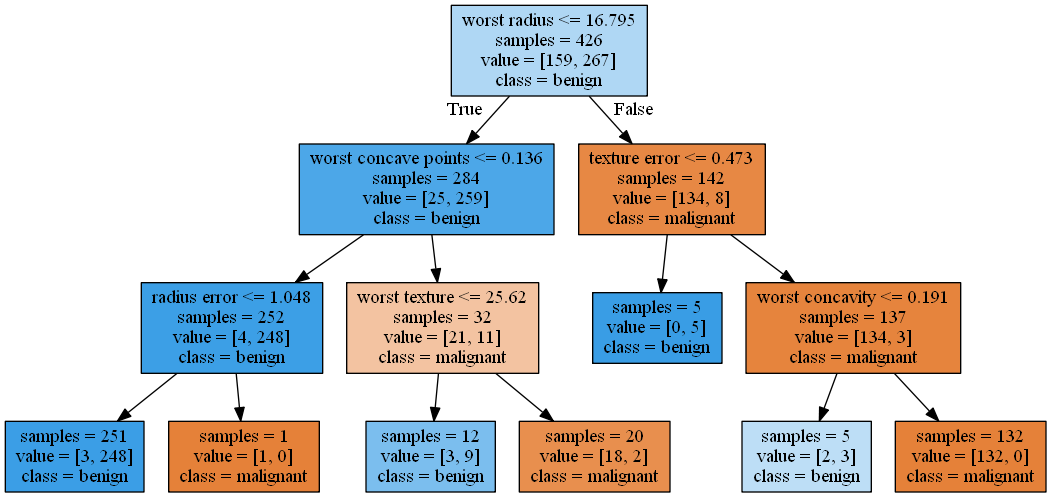

Write the Python code that produced this figure.
from sklearn.tree import DecisionTreeClassifier, export_graphviz
from sklearn.datasets import load_breast_cancer
from sklearn.cross_validation import train_test_split
#Dot to png
import pydot

#온라인 시각화
#https://dreampuf.github.io/GraphvizOnline

#샘플 데이터 로드(유방암 데이터 세트)
cancer = load_breast_cancer()

#훈련, 테스트 데이터 셔플
X_train, X_test, y_train, y_test = train_test_split(
cancer.data, cancer.target, stratify=cancer.target, random_state=42)

#의사결정 트리 선언
dTreeAll = DecisionTreeClassifier(random_state=0)

#훈련 (모든 리프 노드 사용)
dTreeAll.fit(X_train, y_train)

#점수 출력
print("Train Set Score1 : {:.2f}".format(dTreeAll.score(X_train, y_train)))
print("Test  Set Score1 : {:.2f}".format(dTreeAll.score(X_test, y_test)))

#의사결정 트리 선언(트리 깊이 제한)
dTreeLimit = DecisionTreeClassifier(max_depth=3, random_state=0)

#훈련 (가지치기 : 리프노드 깊이 제한)
dTreeLimit.fit(X_train, y_train)

#점수 출력
print("Train Set Score2 : {:.2f}".format(dTreeLimit.score(X_train, y_train)))
print("Test  Set Score2 : {:.2f}".format(dTreeLimit.score(X_test, y_test)))


export_graphviz(dTreeLimit, out_file="dicisionTree1.dot", class_names=["malignant","benign"],
                feature_names=cancer.feature_names, impurity=False, filled=True)

#Encoding 중요
(graph,) = pydot.graph_from_dot_file('dicisionTree1.dot', encoding='utf8')

#Dot 파일을 Png 이미지로 저장
graph.write_png('dicisionTree1.png')
